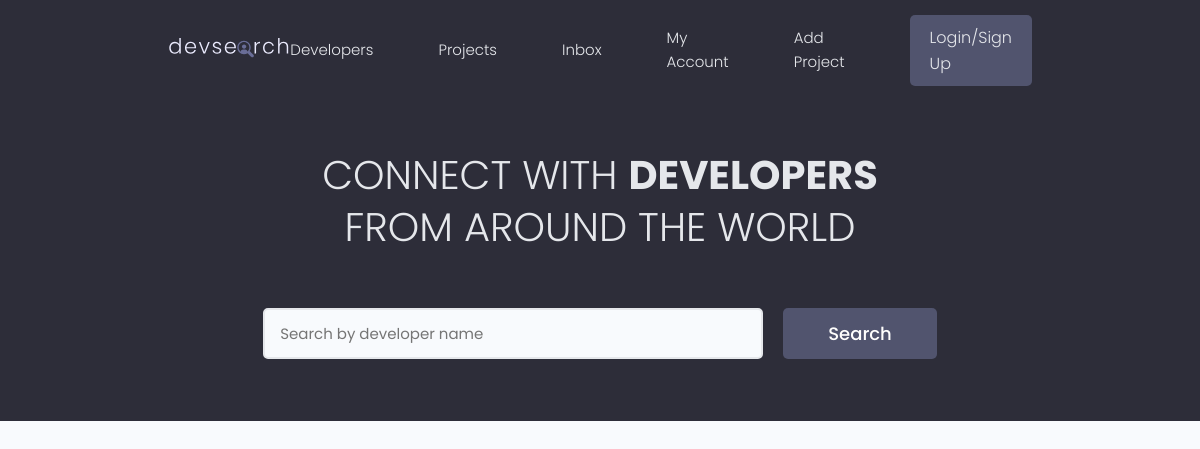
/, run on an earlier commit of the app's database.
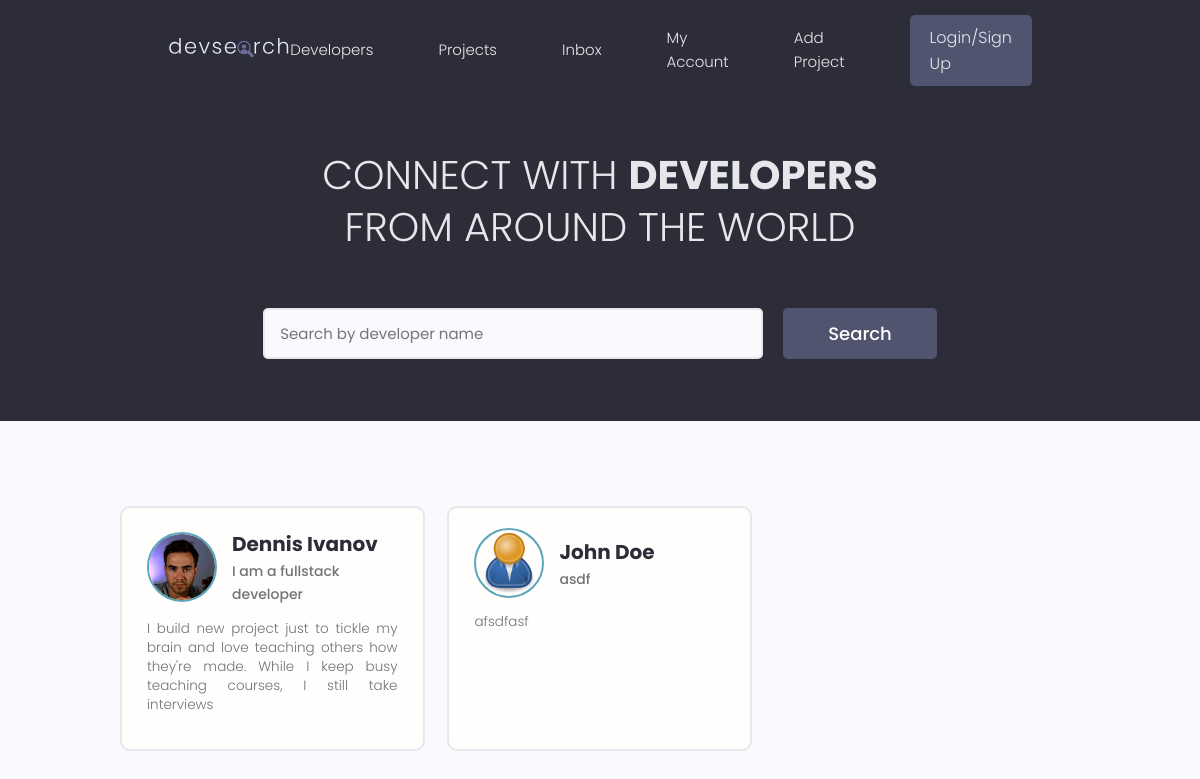
And on a later commit of the database.
### users/models.py (models this page shows, shortened)
class Profile(models.Model):
    user = models.OneToOneField(
        User, on_delete=models.CASCADE, null=True, blank=True)
    name = models.CharField(max_length=200, blank=True, null=True)
    email = models.EmailField(max_length=500, blank=True, null = True)
    username = models.CharField(max_length=200, blank=True, null=True)
    location = models.CharField(max_length=200, blank=True, null=True)
    short_intro = models.CharField(max_length=200, blank=True, null=True)
    bio = models.TextField(blank=True, null = True)
    profile_image = models.ImageField(
        null=True, blank=True, upload_to='profiles/', default="profiles/user-default.png")
    social_github = models.CharField(max_length=200, blank=True, null=True)
    social_twitter = models.CharField(max_length=200, blank=True, null=True)
    social_linkedin = models.CharField(max_length=200, blank=True, null=True)
    social_youtube = models.CharField(max_length=200, blank=True, null=True)
    social_website = models.CharField(max_length=200, blank=True, null=True)
    created = models.DateTimeField(auto_now_add=True)
    id = models.UUIDField(default=uuid.uuid4, unique=True,
                          primary_key=True, editable=False)

### users/views.py (the view)
# urls.py: path('', views.profiles, name="profiles"),
def profiles(request):
    profiles = Profile.objects.all()
    context = {'profiles': profiles}
    return render(request, 'users/profiles.html', context)

### users/templates/users/profiles.html (shortened to what this page needs)
{% extends 'main.html' %}
{% block content %}
<main class="home">
    <section class="hero-section text-center">
      <div class="container container--narrow">
        <div class="hero-section__box">
          <h2>CONNECT WITH <span>DEVELOPERS</span></h2>
          <h2>FROM AROUND THE WORLD</h2>
        </div>
        <div class="hero-section__search">
          <form class="form" action="#" method="get">
            <div class="form__field">
              <input class="input input--text" id="formInput#search" type="text" name="text"
                placeholder="Search by developer name" />
            </div>
            <input class="btn btn--sub btn--lg" type="submit" value="Search" />
          </form>
        </div>
      </div>
    </section>
    <section class="devlist">
      <div class="container">
        <div class="grid grid--three">
          {% for profile in profiles %}
          <div class="column card">
            <div class="dev">
              <a href="{% url 'user-profile' profile.id %}" class="card__body">
                <div class="dev__profile">
                  <img class="avatar avatar--md" src="{{ profile.profile_image.url }}"
                        alt="image" />
                  <div class="dev__meta">
                    <h3>{{profile.name}}</h3>
                    <h5>{{profile.short_intro}}</h5>
                  </div>
                </div>
                <p class="dev__info">{{profile.bio|slice:"150"}}</p>
              </a>
            </div>
          </div>
          {% endfor %}
        </div>
      </div>
    </section>
  </main>
{% endblock content %}

What changed in the data, as far as the page shows it:
added Profile: profile_image (picture), name "Dennis Ivanov", short_intro "I am a fullstack developer", bio "I build new project just to tickle my brain and love teaching others how they're made. While I keep busy teaching courses, I still take interviews"
added Profile: profile_image (placeholder picture), name "John Doe", short_intro "asdf", bio "afsdfasf"
